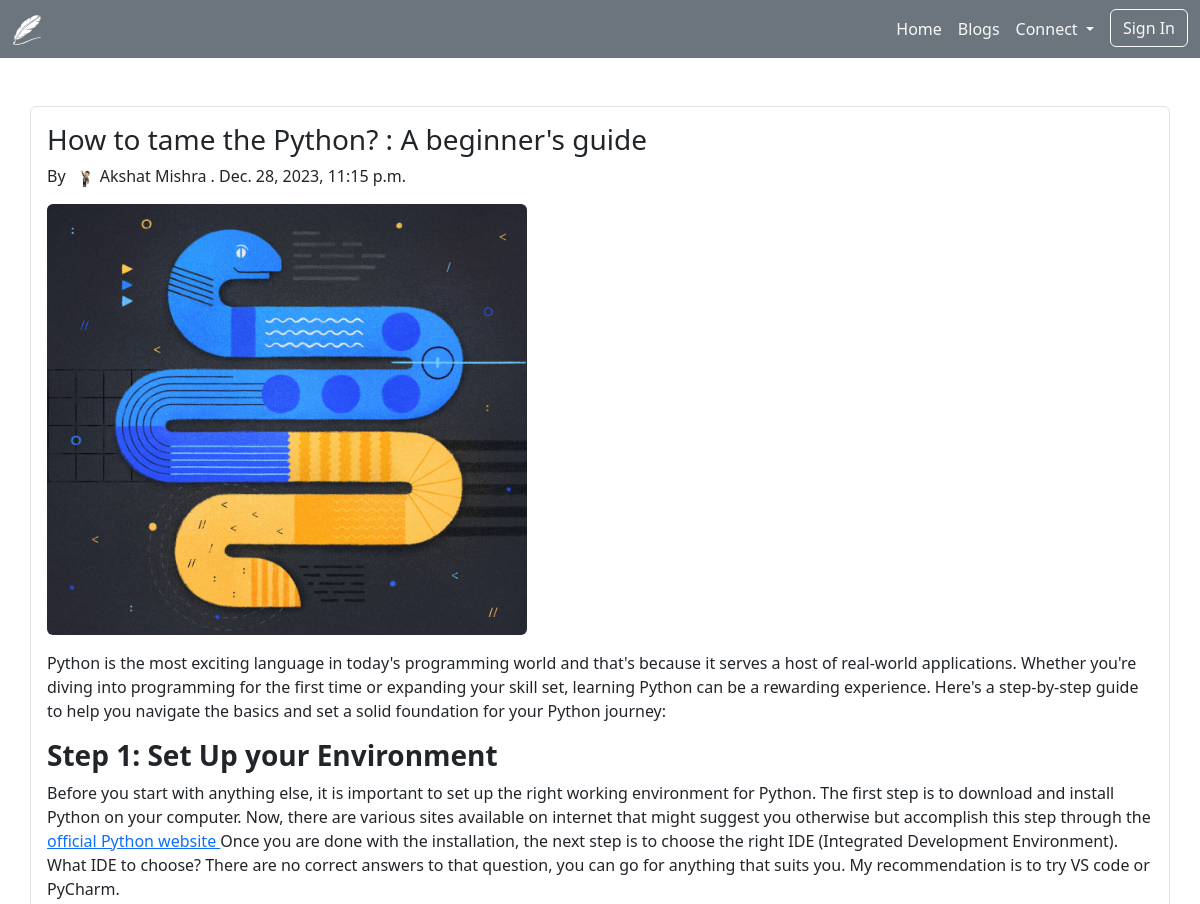
The page /posts/1 (upper part) on the database as committed earlier.
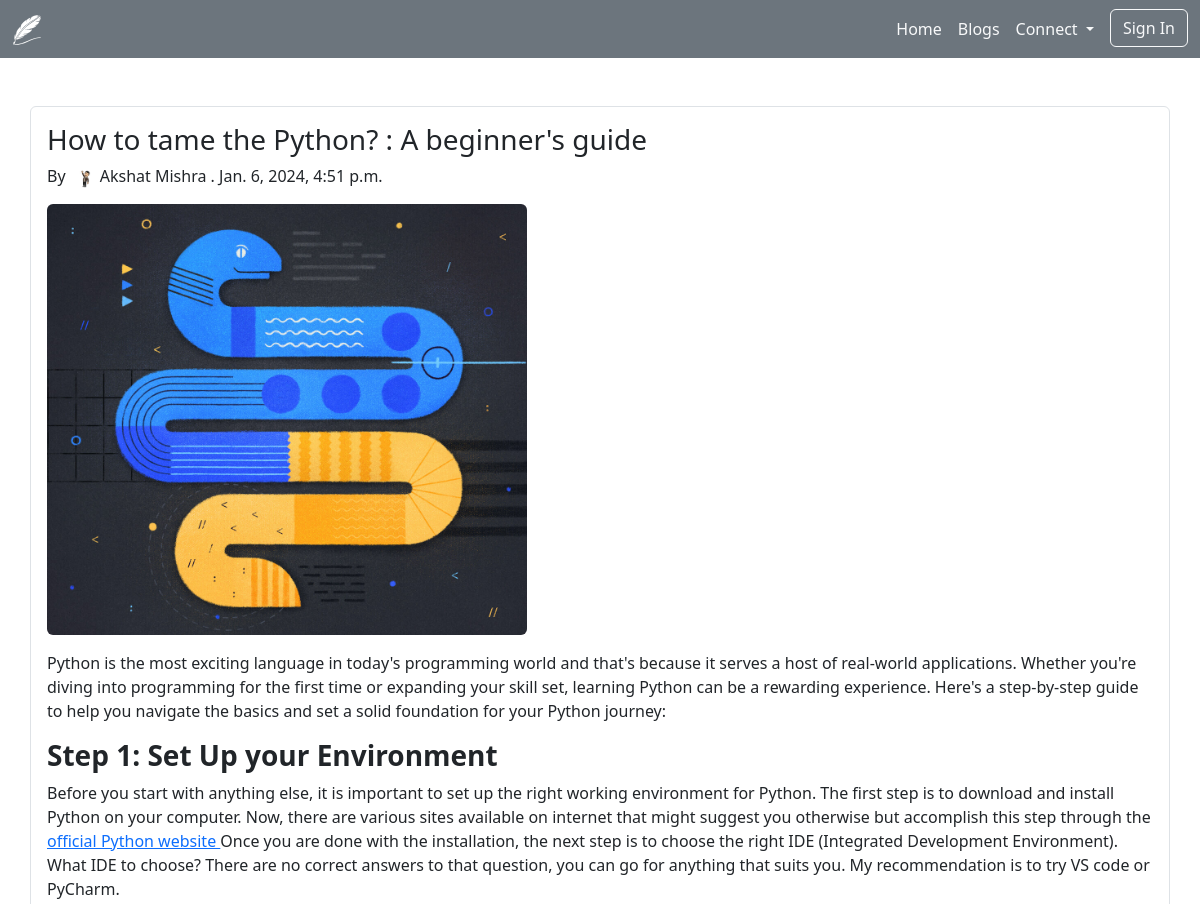
The same page on the database as committed later.
### Home/models.py (models this page shows, shortened)
class Post(models.Model):
    title = models.CharField(max_length=100)
    image = models.ImageField(null=True, blank=True, upload_to="images/")
    datetime = models.DateTimeField(default=datetime.now())
    content = models.CharField(max_length=10000000)

### Home/views.py (the view)
# urls.py: path('posts/<str:pk>', views.post, name="post"),
def post(request, pk):
    id = pk
    posts = Post.objects.get(id=pk)
    if request.method == 'POST':
        post = Post.objects.get(id=pk)
        name = request.user
        body = request.POST.get('body')
        Comment.objects.create(post=post, name=name, body=body)
        return redirect(f'/posts/{id}')
    else:
        return render(request, 'post.html', {
            'posts': posts,
        })

### templates/post.html (shortened to what this page needs)
{% extends 'base.html' %}
{% load static %}
{% block content %}
<section class="mx-3 my-5" id="post">
  <div class="container rounded border p-3 mb-5">
    <h3 class="">{{posts.title}}</h3>
    <p class="">By <img style="border-radius: 50%; height: 20px; width: 20px; margin-inline: 5px;" src="{% static 'assets/img/prof-pic.jpg' %}">Akshat Mishra . {{posts.datetime}}
    </p>
    {% if posts.image %}
    <img class="img-fluid rounded mx-auto" width='480px' height='480px' src="{{ posts.image.url }}">
    {% endif %}
    <p>{{posts.content|safe}}</p>
  </div>
</section>
  {% endblock %}

Rows that differ between the two databases and show on the page:
changed Post "How to tame the Python? : A beginner's guide": datetime "Dec. 28, 2023, 11:15 p.m." → "Jan. 6, 2024, 4:51 p.m."
